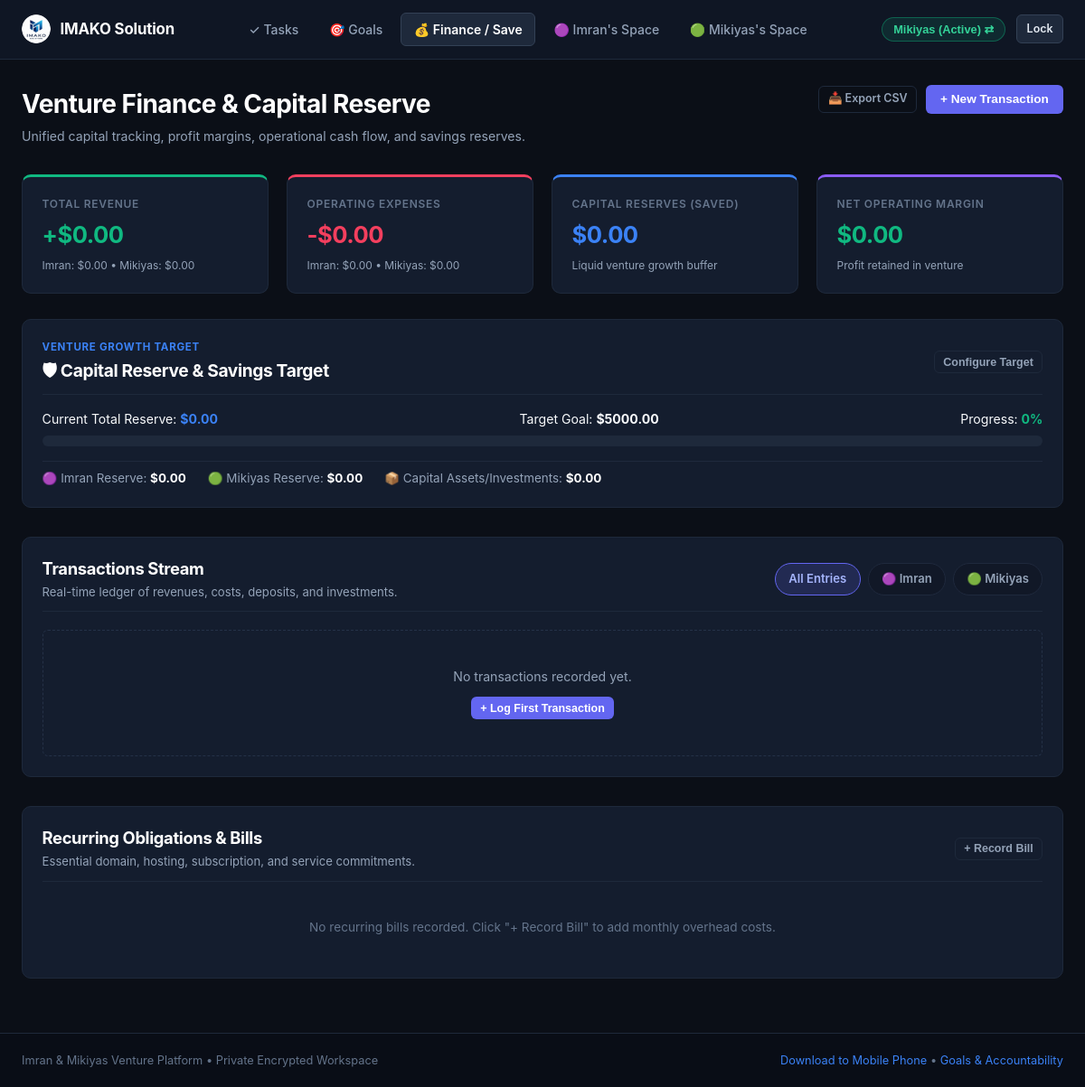
The page /save (signed in) on the database as committed earlier.
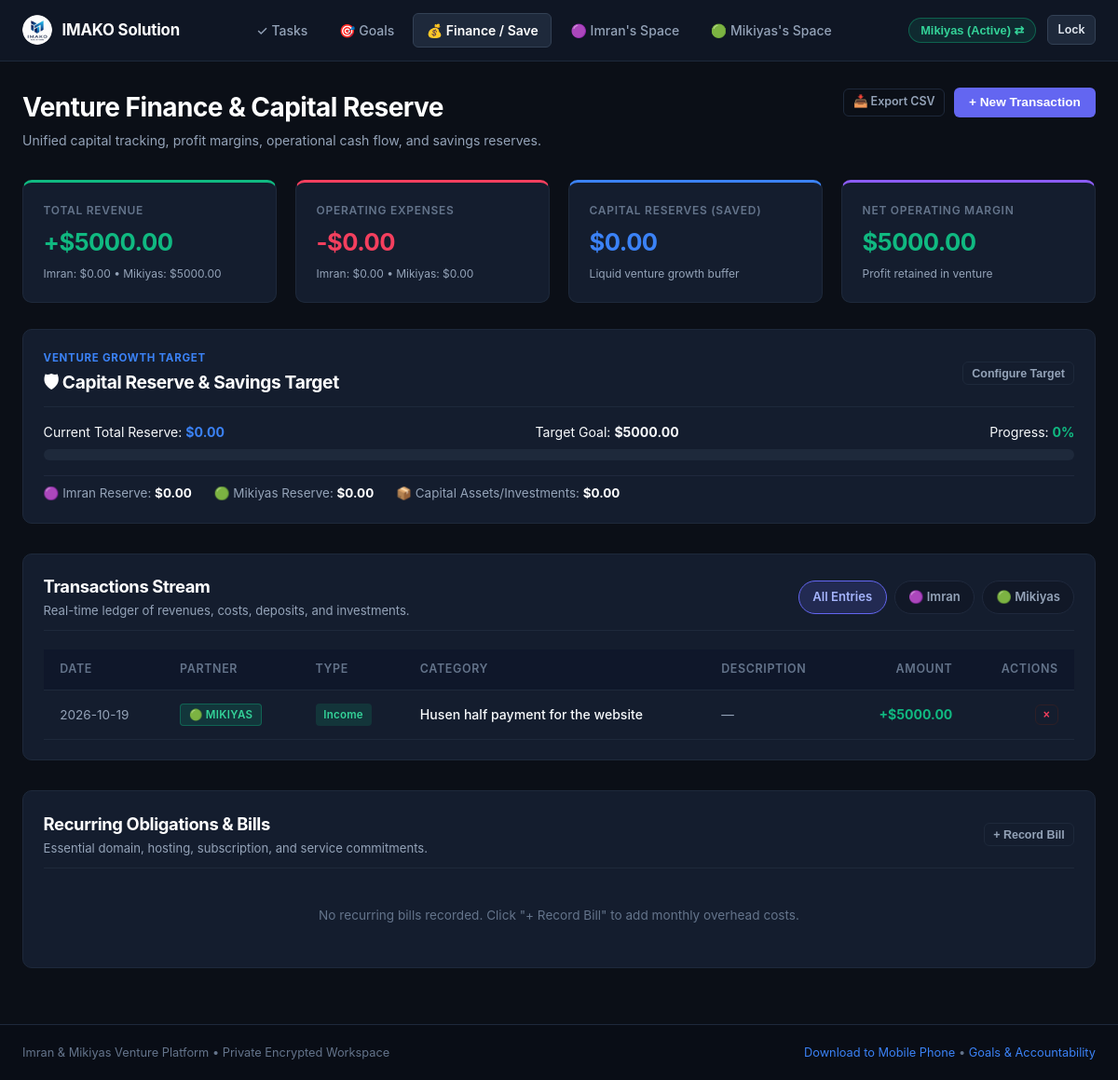
The same page on the database as committed later.
### tables this page shows
CREATE TABLE transactions (
        id INTEGER PRIMARY KEY AUTOINCREMENT,
        user_id TEXT NOT NULL,
        date TEXT NOT NULL,
        type TEXT NOT NULL CHECK(type IN ('Income', 'Expense', 'Savings', 'Investment')),
        category TEXT NOT NULL,
        amount REAL NOT NULL,
        currency TEXT NOT NULL DEFAULT '$',
        note TEXT,
        created_at TIMESTAMP DEFAULT CURRENT_TIMESTAMP,
        FOREIGN KEY (user_id) REFERENCES users (id) ON DELETE CASCADE
    );

### app.py (the view)
@app.route("/finance")
@app.route("/money")
@app.route("/save")
def finance_view():
    viewer_id = session.get("logged_in_user", "imran")
    partner_filter = request.args.get("partner", "all")
    conn = get_db_connection()
    cursor = conn.cursor()
    fin_totals = get_user_financial_totals(conn, user_id=None)
    a_fin = get_user_financial_totals(conn, user_id="imran")
    b_fin = get_user_financial_totals(conn, user_id="mikiyas")
    cursor.execute("SELECT SUM(savings_goal_target) FROM users")
    target_row = cursor.fetchone()
    savings_target = (target_row[0] or 0.0) if target_row else 0.0
    if savings_target <= 0:
        savings_target = 5000.0
    savings_pct = min(100, int((fin_totals["savings"] / savings_target) * 100)) if savings_target > 0 else 0
    if partner_filter in ("imran", "mikiyas"):
        cursor.execute("SELECT * FROM transactions WHERE user_id = ? ORDER BY date DESC, id DESC", (partner_filter,))
    else:
        cursor.execute("SELECT * FROM transactions ORDER BY date DESC, id DESC")
    transactions = cursor.fetchall()
    cursor.execute("SELECT * FROM bills ORDER BY is_paid ASC, due_date ASC")
    bills = cursor.fetchall()
    cursor.execute("SELECT * FROM investments ORDER BY purchase_date DESC")
    investments = cursor.fetchall()
    conn.close()
    return render_template(
        "finance.html",
        active_page="finance",
        fin_totals=fin_totals,
        a_fin=a_fin,
        b_fin=b_fin,
        savings_target=savings_target,
        savings_pct=savings_pct,
        transactions=transactions,
        bills=bills,
        investments=investments,
        active_partner_filter=partner_filter,
        viewer_id=viewer_id
    )

### templates/finance.html (shortened to what this page needs)
{% extends "base.html" %}
{% block content %}
<div style="margin-bottom: 2rem; display:flex; justify-content:space-between; align-items:flex-start; flex-wrap:wrap; gap:1rem;">
  <div>
    <h1 style="font-size:1.75rem; font-weight:700;">Venture Finance &amp; Capital Reserve</h1>
    <p style="font-size:0.88rem; color:var(--text-muted); margin-top:0.25rem;">
      Unified capital tracking, profit margins, operational cash flow, and savings reserves.
    </p>
  </div>
  <div style="display:flex; align-items:center; gap:0.6rem; flex-wrap:wrap;">
    <a href="{{ url_for('export_csv') }}" class="btn btn-outline btn-sm">
      📥 Export CSV
    </a>
    <button class="btn btn-primary" data-open-modal="addTransactionModal">
      + New Transaction
    </button>
  </div>
</div>
<div class="grid-4" style="margin-bottom: 1.75rem;">
  <div class="card" style="border-top: 3px solid #10b981;">
    <div class="stat-label">Total Revenue</div>
    <div class="stat-value green" style="font-size:1.6rem;">
      +${{ "%.2f"|format(fin_totals.income) }}
    </div>
    <div style="font-size:0.75rem; color:var(--text-muted); margin-top:0.35rem;">
      Imran: ${{ "%.2f"|format(a_fin.income) }} &bull; Mikiyas: ${{ "%.2f"|format(b_fin.income) }}
    </div>
  </div>
  <div class="card" style="border-top: 3px solid #f43f5e;">
    <div class="stat-label">Operating Expenses</div>
    <div class="stat-value red" style="font-size:1.6rem;">
      -${{ "%.2f"|format(fin_totals.expense) }}
    </div>
    <div style="font-size:0.75rem; color:var(--text-muted); margin-top:0.35rem;">
      Imran: ${{ "%.2f"|format(a_fin.expense) }} &bull; Mikiyas: ${{ "%.2f"|format(b_fin.expense) }}
    </div>
  </div>
  <div class="card" style="border-top: 3px solid #3b82f6;">
    <div class="stat-label">Capital Reserves (Saved)</div>
    <div class="stat-value blue" style="font-size:1.6rem;">
      ${{ "%.2f"|format(fin_totals.savings) }}
    </div>
    <div style="font-size:0.75rem; color:var(--text-muted); margin-top:0.35rem;">
      Liquid venture growth buffer
    </div>
  </div>
  <div class="card" style="border-top: 3px solid #8b5cf6;">
    <div class="stat-label">Net Operating Margin</div>
    <div class="stat-value {% if (fin_totals.income - fin_totals.expense) >= 0 %}green{% else %}red{% endif %}" style="font-size:1.6rem;">
      ${{ "%.2f"|format(fin_totals.income - fin_totals.expense) }}
    </div>
    <div style="font-size:0.75rem; color:var(--text-muted); margin-top:0.35rem;">
      Profit retained in venture
    </div>
  </div>
</div>
<div class="card" style="margin-bottom: 2rem;">
  <div class="card-header" style="margin-bottom:1rem;">
    <div>
      <div style="font-size:0.72rem; font-weight:700; text-transform:uppercase; letter-spacing:0.06em; color:var(--accent-blue); margin-bottom:0.2rem;">
        Venture Growth Target
      </div>
      <h2 style="font-size:1.2rem; font-weight:700; color:#fff;">
        🛡 Capital Reserve &amp; Savings Target
      </h2>
    </div>
    <button class="btn btn-outline btn-sm" data-open-modal="editSavingsGoalModal">Configure Target</button>
  </div>
  <div style="display:flex; justify-content:space-between; font-size:0.88rem; margin-bottom:0.5rem;">
    <span>Current Total Reserve: <strong style="color:var(--accent-blue);">${{ "%.2f"|format(fin_totals.savings) }}</strong></span>
    <span>Target Goal: <strong>${{ "%.2f"|format(savings_target) }}</strong></span>
    <span>Progress: <strong style="color:var(--accent-emerald);">{{ savings_pct }}%</strong></span>
  </div>
  <div class="progress-container" style="height:12px; margin-bottom:1rem;">
  </div>
  <div style="display:flex; gap:1.5rem; flex-wrap:wrap; font-size:0.84rem; color:var(--text-muted); padding-top:0.5rem; border-top:1px solid #1f293d;">
    <div>🟣 Imran Reserve: <strong style="color:#fff;">${{ "%.2f"|format(a_fin.savings) }}</strong></div>
    <div>🟢 Mikiyas Reserve: <strong style="color:#fff;">${{ "%.2f"|format(b_fin.savings) }}</strong></div>
    <div>📦 Capital Assets/Investments: <strong style="color:#fff;">${{ "%.2f"|format(fin_totals.investments) }}</strong></div>
  </div>
</div>
<div class="card" style="margin-bottom: 2rem;">
  <div class="card-header" style="margin-bottom: 1.25rem; flex-wrap:wrap; gap:1rem;">
    <div>
      <h3 style="font-size:1.15rem; font-weight:700; color:#fff;">Transactions Stream</h3>
      <p style="font-size:0.82rem; color:var(--text-muted); margin-top:0.15rem;">
        Real-time ledger of revenues, costs, deposits, and investments.
      </p>
    </div>
    <div class="filter-chips-bar" style="margin:0; padding:0;">
      <a href="{{ url_for('finance_view', partner='all') }}" class="filter-chip {% if active_partner_filter == 'all' %}active{% endif %}">
        All Entries
      </a>
      <a href="{{ url_for('finance_view', partner='imran') }}" class="filter-chip {% if active_partner_filter == 'imran' %}active{% endif %}">
        🟣 Imran
      </a>
      <a href="{{ url_for('finance_view', partner='mikiyas') }}" class="filter-chip {% if active_partner_filter == 'mikiyas' %}active{% endif %}">
        🟢 Mikiyas
      </a>
    </div>
  </div>
  {% if transactions %}
    <div class="table-container">
      <table class="table">
        <thead>
          <tr>
            <th>Date</th>
            <th>Partner</th>
            <th>Type</th>
            <th>Category</th>
            <th>Description</th>
            <th style="text-align:right;">Amount</th>
            <th style="text-align:right;">Actions</th>
          </tr>
        </thead>
        <tbody>
          {% for txn in transactions %}
            <tr>
              <td style="white-space:nowrap; font-size:0.85rem; color:var(--text-muted);">{{ txn.date }}</td>
              <td>
                {% if txn.user_id == 'imran' %}
                  <span class="badge-assignee imran">🟣 Imran</span>
                {% else %}
                  <span class="badge-assignee mikiyas">🟢 Mikiyas</span>
                {% endif %}
              </td>
              <td>
                <span class="badge badge-{{ txn.type|lower }}">{{ txn.type }}</span>
              </td>
              <td style="font-weight:500;">{{ txn.category }}</td>
              <td style="color:var(--text-muted); font-size:0.85rem;">{{ txn.note or '—' }}</td>
              <td style="text-align:right; font-weight:700; white-space:nowrap; color:{% if txn.type == 'Income' %}var(--accent-emerald){% elif txn.type == 'Expense' %}var(--accent-rose){% elif txn.type == 'Savings' %}var(--accent-blue){% else %}var(--accent-indigo){% endif %};">
                {% if txn.type == 'Income' %}+{% elif txn.type == 'Expense' %}-{% endif %}${{ "%.2f"|format(txn.amount) }}
              </td>
              <td style="text-align:right; white-space:nowrap;">
                <form action="{{ url_for('delete_transaction', txn_id=txn.id) }}" method="POST" style="margin:0; display:inline;">
                  <button type="submit" class="btn btn-outline btn-sm delete-confirm-btn" data-confirm-msg="Delete this transaction entry?" style="padding:0.2rem 0.5rem; font-size:0.75rem; border-color:#2e1f26; color:#f43f5e;">
                    &times;
                  </button>
                </form>
              </td>
            </tr>
          {% endfor %}
        </tbody>
      </table>
    </div>
  {% else %}
    <div style="padding:2.5rem 1rem; text-align:center; color:var(--text-muted); border:1px dashed #243147; border-radius:var(--radius-sm); font-size:0.88rem;">
      No transactions recorded yet.<br>
      <button class="btn btn-primary btn-sm" data-open-modal="addTransactionModal" style="margin-top:0.75rem;">+ Log First Transaction</button>
    </div>
  {% endif %}
</div>
<div class="card" style="margin-bottom: 2rem;">
  <div class="card-header" style="margin-bottom:1rem;">
    <div>
      <h3 style="font-size:1.15rem; font-weight:700; color:#fff;">Recurring Obligations &amp; Bills</h3>
      <p style="font-size:0.82rem; color:var(--text-muted); margin-top:0.15rem;">
        Essential domain, hosting, subscription, and service commitments.
      </p>
    </div>
    <button class="btn btn-outline btn-sm" data-open-modal="addBillModal">+ Record Bill</button>
  </div>
  {% if bills %}
    <div style="display:grid; grid-template-columns:repeat(auto-fill, minmax(280px, 1fr)); gap:1rem;">
      {% for bill in bills %}
        <div style="background:#0f172a; border:1px solid #1e293b; border-radius:var(--radius-sm); padding:1rem; display:flex; justify-content:space-between; align-items:center;">
          <div>
            <div style="font-weight:600; color:#fff; font-size:0.95rem;">{{ bill.name }}</div>
            <div style="font-size:0.78rem; color:var(--text-muted); margin-top:0.2rem;">
              Due: {{ bill.due_date }} &bull; {{ bill.recurring_interval }}
              {% if bill.user_id == 'imran' %}<span style="color:#a5b4fc;">(Imran)</span>{% else %}<span style="color:#6ee7b7;">(Mikiyas)</span>{% endif %}
            </div>
          </div>
          <div style="text-align:right;">
            <div style="font-weight:700; color:var(--accent-rose); font-size:1.05rem;">
              ${{ "%.2f"|format(bill.amount) }}
            </div>
            <div style="margin-top:0.35rem; display:flex; gap:0.35rem; justify-content:flex-end;">
              <form action="{{ url_for('toggle_bill_paid', bill_id=bill.id) }}" method="POST" style="margin:0;">
                <input type="hidden" name="redirect_to" value="/finance">
                <button type="submit" class="btn btn-outline btn-sm" style="padding:0.15rem 0.5rem; font-size:0.72rem; border-color:{% if bill.is_paid %}#10b981{% else %}#3b82f6{% endif %}; color:{% if bill.is_paid %}#34d399{% else %}#60a5fa{% endif %};">
                  {% if bill.is_paid %}✓ Paid{% else %}Pay{% endif %}
                </button>
              </form>
              <form action="{{ url_for('delete_bill', bill_id=bill.id) }}" method="POST" style="margin:0;">
                <input type="hidden" name="redirect_to" value="/finance">
                <button type="submit" class="btn btn-outline btn-sm delete-confirm-btn" data-confirm-msg="Delete this bill?" style="padding:0.15rem 0.4rem; font-size:0.72rem; border-color:#2e1f26; color:#f43f5e;">
                  &times;
                </button>
              </form>
            </div>
          </div>
        </div>
      {% endfor %}
    </div>
  {% else %}
    <div style="padding:1.5rem; text-align:center; color:var(--text-subtle); font-size:0.85rem;">
      No recurring bills recorded. Click "+ Record Bill" to add monthly overhead costs.
    </div>
  {% endif %}
</div>
{% endblock %}

### templates/base.html (shortened to what this page needs)
<!DOCTYPE html>
<html lang="en">
<head>
  <link rel="stylesheet" href="{{ url_for('static', filename='css/style.css') }}">
</head>
<body>
  <nav class="navbar">
    <div class="nav-container">
      <a href="/tasks" class="brand-logo">
        <img src="{{ url_for('static', filename='icons/icon-192.png') }}" alt="IMAKO Solution Logo" class="nav-brand-logo-img" style="border-radius:50%; width:32px; height:32px;">
        <span>IMAKO Solution</span>
      </a>
      <ul class="nav-links">
        <li>
          <a href="/tasks" class="nav-link {% if active_page == 'tasks' %}active{% endif %}">
            ✓ Tasks
          </a>
        </li>
        <li>
          <a href="/goals" class="nav-link {% if active_page == 'goals' %}active{% endif %}">
            🎯 Goals
          </a>
        </li>
        <li>
          <a href="/finance" class="nav-link {% if active_page in ('finance', 'money') %}active{% endif %}">
            💰 Finance / Save
          </a>
        </li>
        <li>
          <a href="/partner/imran" class="nav-link {% if active_page == 'partner_imran' %}active{% endif %}">
            🟣 Imran's Space
          </a>
        </li>
        <li>
          <a href="/partner/mikiyas" class="nav-link {% if active_page == 'partner_mikiyas' %}active{% endif %}">
            🟢 Mikiyas's Space
          </a>
        </li>
      </ul>
      <div class="nav-auth">
        {% if current_user %}
          <form action="{{ url_for('switch_partner') }}" method="POST" style="display:inline;">
            {% if current_user.id == 'imran' %}
              <input type="hidden" name="partner_id" value="mikiyas">
              <button type="submit" class="user-badge" style="cursor:pointer; border:1px solid rgba(99, 102, 241, 0.4);" title="Currently Imran. Click to switch to Mikiyas">
                Imran (Active) ⇄
              </button>
            {% else %}
              <button type="submit" class="user-badge mikiyas" style="cursor:pointer; border:1px solid rgba(16, 185, 129, 0.4);" title="Currently Mikiyas. Click to switch to Imran">
                Mikiyas (Active) ⇄
              </button>
            {% endif %}
          </form>
          <a href="{{ url_for('logout') }}" class="btn btn-secondary btn-sm" style="padding:0.35rem 0.65rem; font-size:0.78rem;">Lock</a>
        {% endif %}
      </div>
    </div>
  </nav>
  <main class="main-content">
    {% block content %}{% endblock %}
  </main>
  <footer class="footer">
    <div style="max-width: 1280px; margin: 0 auto; padding: 0 1.5rem; display:flex; justify-content:space-between; align-items:center; flex-wrap:wrap; gap:0.5rem;">
      <div>
        Imran &amp; Mikiyas Venture Platform &bull; Private Encrypted Workspace
      </div>
      <div>
        <a href="javascript:void(0)" data-open-modal="mobileInstallModal">Download to Mobile Phone</a> &bull;
        <a href="{{ url_for('goals_view') }}">Goals &amp; Accountability</a>
      </div>
    </div>
  </footer>
</body>
</html>

Rows that differ between the two databases and show on the page:
added transactions: date "2026-10-19", shows "🟢 MIKIYAS", type "Income", category "Husen half payment for the website", note "—", amount "5000.00"
Other text that changed with them:
{{ "%.2f"|format(fin_totals.income) }}: "0.00" → "5000.00"
{{ "%.2f"|format(b_fin.income) }}: "0.00" → "5000.00"
{{ "%.2f"|format(fin_totals.income - fin_totals.expense) }}: "0.00" → "5000.00"
text no longer shown: "No transactions recorded yet. + Log First Transaction"
text now shown: "DATE PARTNER TYPE CATEGORY DESCRIPTION AMOUNT ACTIONS"
